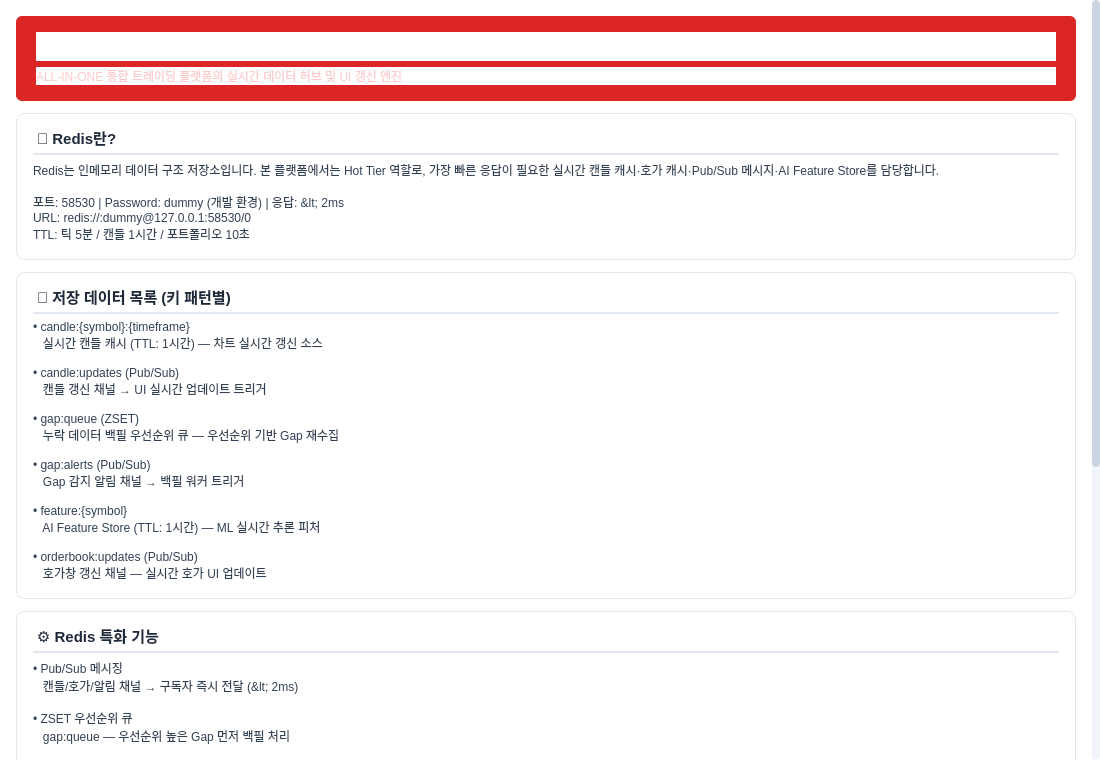
<?xml version="1.0" encoding="UTF-8"?>
<ui version="4.0">
 <class>DbRoleTab</class>
 <widget class="QWidget" name="DbRoleTab">
  <property name="geometry">
   <rect>
    <x>0</x>
    <y>0</y>
    <width>1100</width>
    <height>760</height>
   </rect>
  </property>
  <property name="windowTitle">
   <string>DB 역할 안내</string>
  </property>
  <property name="styleSheet">
   <string notr="true">QWidget {
    background-color: #FFFFFF;
    color: #1E293B;
    font-family: &quot;맑은 고딕&quot;, &quot;Segoe UI&quot;;
    font-size: 9pt;
}
QScrollArea {
    border: none;
    background-color: #F8F9FA;
}
QScrollBar:vertical {
    border: none;
    background: #F1F5F9;
    width: 8px;
    margin: 0;
    border-radius: 4px;
}
QScrollBar::handle:vertical {
    background: #CBD5E1;
    border-radius: 4px;
    min-height: 20px;
}
QScrollBar::handle:vertical:hover {
    background: #94A3B8;
}
QScrollBar::add-line:vertical, QScrollBar::sub-line:vertical {
    height: 0;
}
QFrame#frame_header {
    background-color: #DC2626;
    border-radius: 6px;
}
QLabel#label_title {
    color: #FFFFFF;
    font-size: 14pt;
    font-weight: bold;
}
QLabel#label_subtitle {
    color: #FECACA;
    font-size: 9pt;
}
QFrame#frame_section1, QFrame#frame_section2, QFrame#frame_section3, QFrame#frame_section4 {
    background-color: #FFFFFF;
    border: 1px solid #E2E8F0;
    border-radius: 8px;
}
QLabel#label_sec1_title, QLabel#label_sec2_title, QLabel#label_sec3_title, QLabel#label_sec4_title {
    color: #1E293B;
    font-size: 11pt;
    font-weight: bold;
    border-bottom: 2px solid #E2E8F0;
    padding-bottom: 4px;
}
QFrame#frame_perf {
    background-color: #F0FDF4;
    border-left: 4px solid #16A34A;
    border-radius: 4px;
}
QLabel#label_perf_text {
    color: #166534;
    font-size: 8pt;
}
</string>
  </property>
  <layout class="QVBoxLayout" name="verticalLayout_main">
   <property name="spacing">
    <number>0</number>
   </property>
   <property name="leftMargin">
    <number>0</number>
   </property>
   <property name="topMargin">
    <number>0</number>
   </property>
   <property name="rightMargin">
    <number>0</number>
   </property>
   <property name="bottomMargin">
    <number>0</number>
   </property>
   <item>
    <widget class="QScrollArea" name="scrollArea">
     <property name="widgetResizable">
      <bool>true</bool>
     </property>
     <property name="horizontalScrollBarPolicy">
      <enum>Qt::ScrollBarAlwaysOff</enum>
     </property>
     <widget class="QWidget" name="scrollContents">
      <layout class="QVBoxLayout" name="vl_scroll">
       <property name="spacing">
        <number>12</number>
       </property>
       <property name="leftMargin">
        <number>16</number>
       </property>
       <property name="topMargin">
        <number>16</number>
       </property>
       <property name="rightMargin">
        <number>16</number>
       </property>
       <property name="bottomMargin">
        <number>16</number>
       </property>
       <!-- 헤더 배너 -->
       <item>
        <widget class="QFrame" name="frame_header">
         <layout class="QVBoxLayout" name="vl_header">
          <property name="leftMargin">
           <number>20</number>
          </property>
          <property name="topMargin">
           <number>16</number>
          </property>
          <property name="rightMargin">
           <number>20</number>
          </property>
          <property name="bottomMargin">
           <number>16</number>
          </property>
          <item>
           <widget class="QLabel" name="label_title">
            <property name="text">
             <string>🔴 Redis — Hot Tier 실시간 캐시 &amp; 메시지 버스</string>
            </property>
           </widget>
          </item>
          <item>
           <widget class="QLabel" name="label_subtitle">
            <property name="text">
             <string>ALL-IN-ONE 통합 트레이딩 플랫폼의 실시간 데이터 허브 및 UI 갱신 엔진</string>
            </property>
           </widget>
          </item>
         </layout>
        </widget>
       </item>
       <!-- 섹션 1: Redis란? -->
       <item>
        <widget class="QFrame" name="frame_section1">
         <layout class="QVBoxLayout" name="vl_sec1">
          <property name="leftMargin">
           <number>16</number>
          </property>
          <property name="topMargin">
           <number>12</number>
          </property>
          <property name="rightMargin">
           <number>16</number>
          </property>
          <property name="bottomMargin">
           <number>16</number>
          </property>
          <item>
           <widget class="QLabel" name="label_sec1_title">
            <property name="text">
             <string>📌 Redis란?</string>
            </property>
           </widget>
          </item>
          <item>
           <widget class="QLabel" name="label_sec1_body">
            <property name="text">
             <string>Redis는 인메모리 데이터 구조 저장소입니다. 본 플랫폼에서는 Hot Tier 역할로, 가장 빠른 응답이 필요한 실시간 캔들 캐시·호가 캐시·Pub/Sub 메시지·AI Feature Store를 담당합니다.

포트: 58530 | Password: dummy (개발 환경) | 응답: &lt; 2ms
URL: redis://:dummy@127.0.0.1:58530/0
TTL: 틱 5분 / 캔들 1시간 / 포트폴리오 10초</string>
            </property>
            <property name="wordWrap">
             <bool>true</bool>
            </property>
            <property name="styleSheet">
             <string notr="true">color: #334155; font-size: 9pt;</string>
            </property>
           </widget>
          </item>
         </layout>
        </widget>
       </item>
       <!-- 섹션 2: 저장 데이터 -->
       <item>
        <widget class="QFrame" name="frame_section2">
         <layout class="QVBoxLayout" name="vl_sec2">
          <property name="leftMargin">
           <number>16</number>
          </property>
          <property name="topMargin">
           <number>12</number>
          </property>
          <property name="rightMargin">
           <number>16</number>
          </property>
          <property name="bottomMargin">
           <number>16</number>
          </property>
          <item>
           <widget class="QLabel" name="label_sec2_title">
            <property name="text">
             <string>💾 저장 데이터 목록 (키 패턴별)</string>
            </property>
           </widget>
          </item>
          <item>
           <widget class="QLabel" name="label_sec2_body">
            <property name="text">
             <string>• candle:{symbol}:{timeframe}
   실시간 캔들 캐시 (TTL: 1시간) — 차트 실시간 갱신 소스

• candle:updates (Pub/Sub)
   캔들 갱신 채널 → UI 실시간 업데이트 트리거

• gap:queue (ZSET)
   누락 데이터 백필 우선순위 큐 — 우선순위 기반 Gap 재수집

• gap:alerts (Pub/Sub)
   Gap 감지 알림 채널 → 백필 워커 트리거

• feature:{symbol}
   AI Feature Store (TTL: 1시간) — ML 실시간 추론 피처

• orderbook:updates (Pub/Sub)
   호가창 갱신 채널 — 실시간 호가 UI 업데이트</string>
            </property>
            <property name="wordWrap">
             <bool>true</bool>
            </property>
            <property name="styleSheet">
             <string notr="true">color: #334155; font-size: 9pt; line-height: 1.6;</string>
            </property>
           </widget>
          </item>
         </layout>
        </widget>
       </item>
       <!-- 섹션 3: Redis 특화 기능 -->
       <item>
        <widget class="QFrame" name="frame_section3">
         <layout class="QVBoxLayout" name="vl_sec3">
          <property name="leftMargin">
           <number>16</number>
          </property>
          <property name="topMargin">
           <number>12</number>
          </property>
          <property name="rightMargin">
           <number>16</number>
          </property>
          <property name="bottomMargin">
           <number>16</number>
          </property>
          <item>
           <widget class="QLabel" name="label_sec3_title">
            <property name="text">
             <string>⚙️ Redis 특화 기능</string>
            </property>
           </widget>
          </item>
          <item>
           <widget class="QLabel" name="label_sec3_body">
            <property name="text">
             <string>• Pub/Sub 메시징
   캔들/호가/알림 채널 → 구독자 즉시 전달 (&lt; 2ms)

• ZSET 우선순위 큐
   gap:queue — 우선순위 높은 Gap 먼저 백필 처리

• TTL 기반 자동 만료
   실시간 캐시 자동 관리 → 메모리 사용량 제어

• Streams (L1 Cache)
   최근 2,000개 캔들 스트림 → UI 즉시 차트 데이터 공급</string>
            </property>
            <property name="wordWrap">
             <bool>true</bool>
            </property>
            <property name="styleSheet">
             <string notr="true">color: #334155; font-size: 9pt; line-height: 1.6;</string>
            </property>
           </widget>
          </item>
         </layout>
        </widget>
       </item>
       <!-- 섹션 4: 활용 방안 -->
       <item>
        <widget class="QFrame" name="frame_section4">
         <layout class="QVBoxLayout" name="vl_sec4">
          <property name="leftMargin">
           <number>16</number>
          </property>
          <property name="topMargin">
           <number>12</number>
          </property>
          <property name="rightMargin">
           <number>16</number>
          </property>
          <property name="bottomMargin">
           <number>16</number>
          </property>
          <item>
           <widget class="QLabel" name="label_sec4_title">
            <property name="text">
             <string>🚀 활용 방안</string>
            </property>
           </widget>
          </item>
          <item>
           <widget class="QLabel" name="label_sec4_body">
            <property name="text">
             <string>• 차트 실시간 갱신
   캔들 Pub/Sub → UI 차트 업데이트 (120 FPS 목표)

• Gap Detection
   누락 구간 감지 → ZSET 큐에 우선순위 삽입 → 백필 워커 처리

• AI Feature Serving
   ML 추론용 실시간 피처 캐싱 → 지연 없는 예측 서비스

• L1 캐시 (초고속 조회)
   과거 캔들 차트 스크롤 → TimescaleDB 이전 Redis 먼저 조회

• 실시간 알림
   가격 이상·Gap 감지 이벤트 → WebSocket 클라이언트 즉시 전달</string>
            </property>
            <property name="wordWrap">
             <bool>true</bool>
            </property>
            <property name="styleSheet">
             <string notr="true">color: #334155; font-size: 9pt; line-height: 1.6;</string>
            </property>
           </widget>
          </item>
         </layout>
        </widget>
       </item>
       <!-- 성능 목표 배너 -->
       <item>
        <widget class="QFrame" name="frame_perf">
         <layout class="QHBoxLayout" name="hl_perf">
          <property name="leftMargin">
           <number>16</number>
          </property>
          <property name="topMargin">
           <number>10</number>
          </property>
          <property name="rightMargin">
           <number>16</number>
          </property>
          <property name="bottomMargin">
           <number>10</number>
          </property>
          <item>
           <widget class="QLabel" name="label_perf_text">
            <property name="text">
             <string>🎯 성능 목표:  응답 &lt; 2ms  |  Pub/Sub 지연 &lt; 1ms  |  메모리 &lt; 500MB  |  TTL 자동 만료 관리</string>
            </property>
            <property name="wordWrap">
             <bool>true</bool>
            </property>
           </widget>
          </item>
         </layout>
        </widget>
       </item>
       <!-- 하단 여백 스페이서 -->
       <item>
        <spacer name="verticalSpacer">
         <property name="orientation">
          <enum>Qt::Vertical</enum>
         </property>
         <property name="sizeType">
          <enum>QSizePolicy::Expanding</enum>
         </property>
        </spacer>
       </item>
      </layout>
     </widget>
    </widget>
   </item>
  </layout>
 </widget>
 <resources/>
 <connections/>
</ui>
